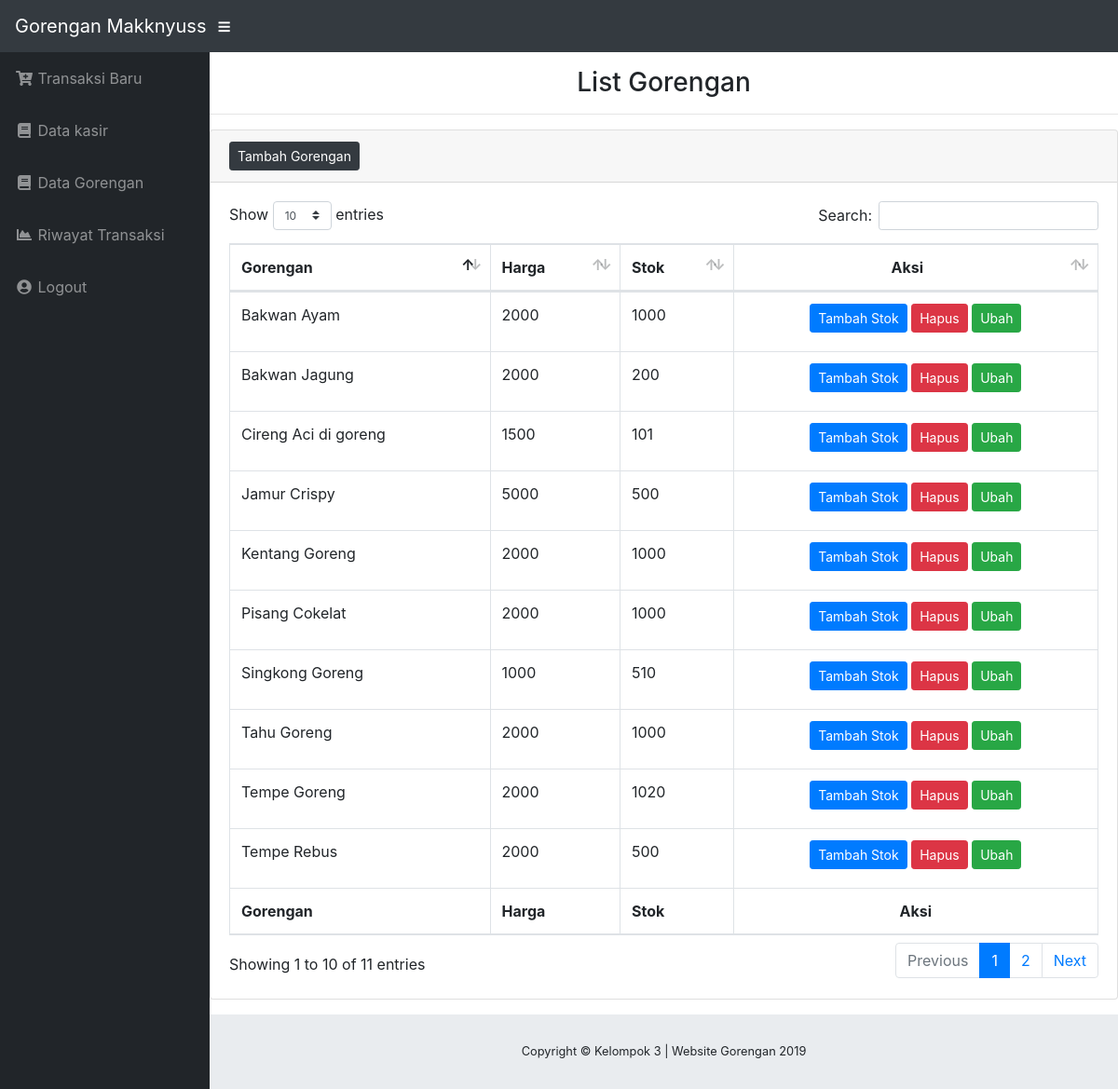
Page /datagorengan.php (signed in) on the committed database.
### tables this page shows
CREATE TABLE `gorengan` (
  `id_gorengan` varchar(11) NOT NULL,
  `gorengan` varchar(50) NOT NULL,
  `harga` int(11) NOT NULL,
  `stok` int(11) NOT NULL
);

### datagorengan.php (the view, shortened to what this page needs)
<!DOCTYPE html>
<html lang="en">
<head>
    <link href="vendor/bootstrap/css/bootstrap.min.css" rel="stylesheet">
    <link href="vendor/fontawesome-free/css/all.min.css" rel="stylesheet" type="text/css">
    <link href="vendor/datatables/dataTables.bootstrap4.css" rel="stylesheet">
    <link href="css/sb-admin.css" rel="stylesheet">
</head>
<body id="page-top">
    <?php include 'menu.php'; ?>
    <div id="content-wrapper">
        <div class="col-sm-12">
            <h3 class="text-center">List Gorengan</h3>
        </div>
        <hr>
        <div class="card mb-3">
            <div class="card-header">
                <button type="button" class="btn btn-dark btn-sm" data-toggle="modal" data-target="#tambahgorengan">
                    Tambah Gorengan
                </button>
            </div>
            <div class="card-body">
                <div class="table-responsive">
                    <table class="table table-bordered" id="dataTable" width="100%" cellspacing="0">
                        <thead>
                            <tr>
                                <th>Gorengan</th>
                                <th>Harga</th>
                                <th>Stok</th>
                                <th class="text-center">Aksi</th>
                            </tr>
                        </thead>
                        <tfoot>
                            <tr>
                                <th>Gorengan</th>
                                <th>Harga</th>
                                <th>Stok</th>
                                <th class="text-center">Aksi</th>
                            </tr>
                        </tfoot>
                        <tbody>
                            <?php
                            $query = $conn->query("SELECT * FROM gorengan");
                            while ($result = $query->fetch_assoc()) {
                              ?>
                            <tr>
                                <td><?= $result['gorengan']; ?></td>
                                <td><?= $result['harga']; ?></td>
                                <td><?= $result['stok']; ?></td>
                                <td class="text-center">
                                    <a href="tambahstokgorengan.php?id=<?= $result['id_gorengan']; ?>" class="btn btn-primary btn-sm mb-2">Tambah Stok</a>
                                    <a href="hapusgorengan.php?id=<?= $result['id_gorengan']; ?>" class="btn btn-danger btn-sm mb-2" onclick="return confirm ('yakin?');">Hapus</a>
                                    <a href="ubahgorengan.php?id=<?= $result['id_gorengan']; ?>" class="btn btn-success btn-sm mb-2">Ubah</a>
                                </td>
                            </tr>
                            <?php
                          } ?>
                        </tbody>
                    </table>
                </div>
            </div>
        </div>
    </div>
    <?php include 'footer.php'; ?>
    </div>
</body>
</html>

### css/sb-admin.css (style rules this page uses)
html { position: relative; min-height: 100%; }
body { height: 100%; }
#wrapper #content-wrapper { overflow-x: hidden; width: 100%; padding-top: 1rem; padding-bottom: 80px; }
:root { --input-padding-x: 0.75rem; --input-padding-y: 0.75rem; }

### rows in the picture
gorengan: gorengan "Bakwan Ayam", harga "2000", stok "1000"
gorengan: gorengan "Tempe Goreng", harga "2000", stok "1020"
gorengan: gorengan "Tahu Goreng", harga "2000", stok "1000"
gorengan: gorengan "Singkong Goreng", harga "1000", stok "510"
gorengan: gorengan "Pisang Cokelat", harga "2000", stok "1000"
gorengan: gorengan "Cireng Aci di goreng", harga "1500", stok "101"
gorengan: gorengan "Kentang Goreng", harga "2000", stok "1000"
gorengan: gorengan "Bakwan Jagung", harga "2000", stok "200"
gorengan: gorengan "Tempe Rebus", harga "2000", stok "500"
gorengan: gorengan "Jamur Crispy", harga "5000", stok "500"
